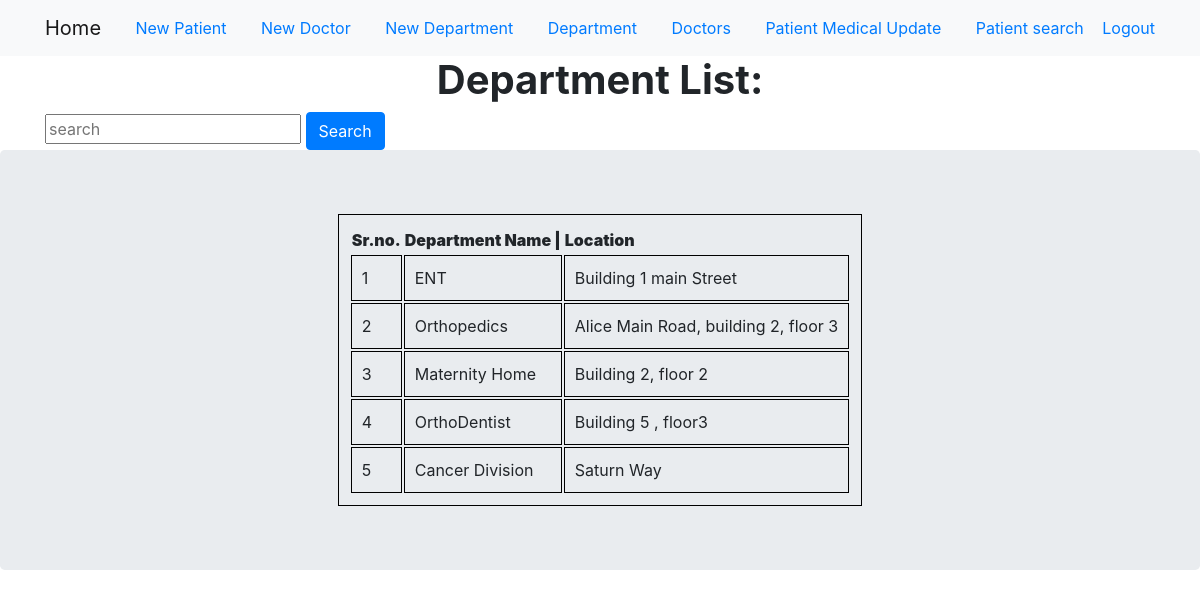
Screenshot of /department/list/ (signed in) with the database file from the repository.
### HMS/models.py (models this page shows, shortened)
class Department(models.Model):
    department_name = models.CharField(max_length=100, unique=True)
    location = models.TextField(blank=True, null=True, default="")

### HMS/views.py (the view)
# urls.py: path('department/list/',views.DepartmentList.as_view(), name='department_list'),
class DepartmentList(LoginRequiredMixin, ListView):
    model = Department
    fields = '__all__'

### HMS/templates/HMS/department_list.html (shortened to what this page needs)
{% extends 'layout.html' %}
{% block content %}
<h1 class="heading"><strong><center>Department List:</center></strong></h1>
<div class="container">
    <form action="{% url 'HMS:department_search' %}" method="GET">
     <input type="text" name="q" placeholder="search" value="{{request.GET.q}}">
        <input type="submit" class="btn btn-primary" name="submit" value="Search">
    </form>
</div>
{% if submitbutton %}
<h2>Result for the {{request.GET.q}}</h2>
{% if object_list %}
   {% include 'HMS/_department.html'%}
{% else %}
    No Result found
{% endif %}
{% else %}
{% include 'HMS/_department.html' %}
{% endif %}
{% endblock %}

### HMS/templates/HMS/_department.html (shortened to what this page needs)
<div class="jumbotron ">
    <center>
<table>
    <thead>
    <tr>
        <th width="50px"><strong>Sr.no.</strong></th>
        <th>
            <strong>Department Name |</strong>
        </th>
        <th>
            <strong>Location</strong>
        </th>
    </tr>
    </thead>
{% for obj in object_list %}
    <tbody>
<tr>
    <td></td>
    <td>
        {{obj.department_name}}
    </td>
    <td>
        {{obj.location}}
    </td>
</tr>
{% endfor %}
</table>
        </center>
    </div>

### static/css/custom.css (style rules this page uses)
table,tr,td { border:1px solid black; padding: 10px; border-collapse: separate; width: }
body { counter-reset: count-value; }
tr td:first-child:before { counter-increment:count-value; content:counter(count-value); }

### rows the page displays
Department: department_name "ENT", location "Building 1 main Street"
Department: department_name "Orthopedics", location "Alice Main Road, building 2, floor 3"
Department: department_name "Maternity Home", location "Building 2, floor 2"
Department: department_name "OrthoDentist", location "Building 5 , floor3"
Department: department_name "Cancer Division", location "Saturn Way"
